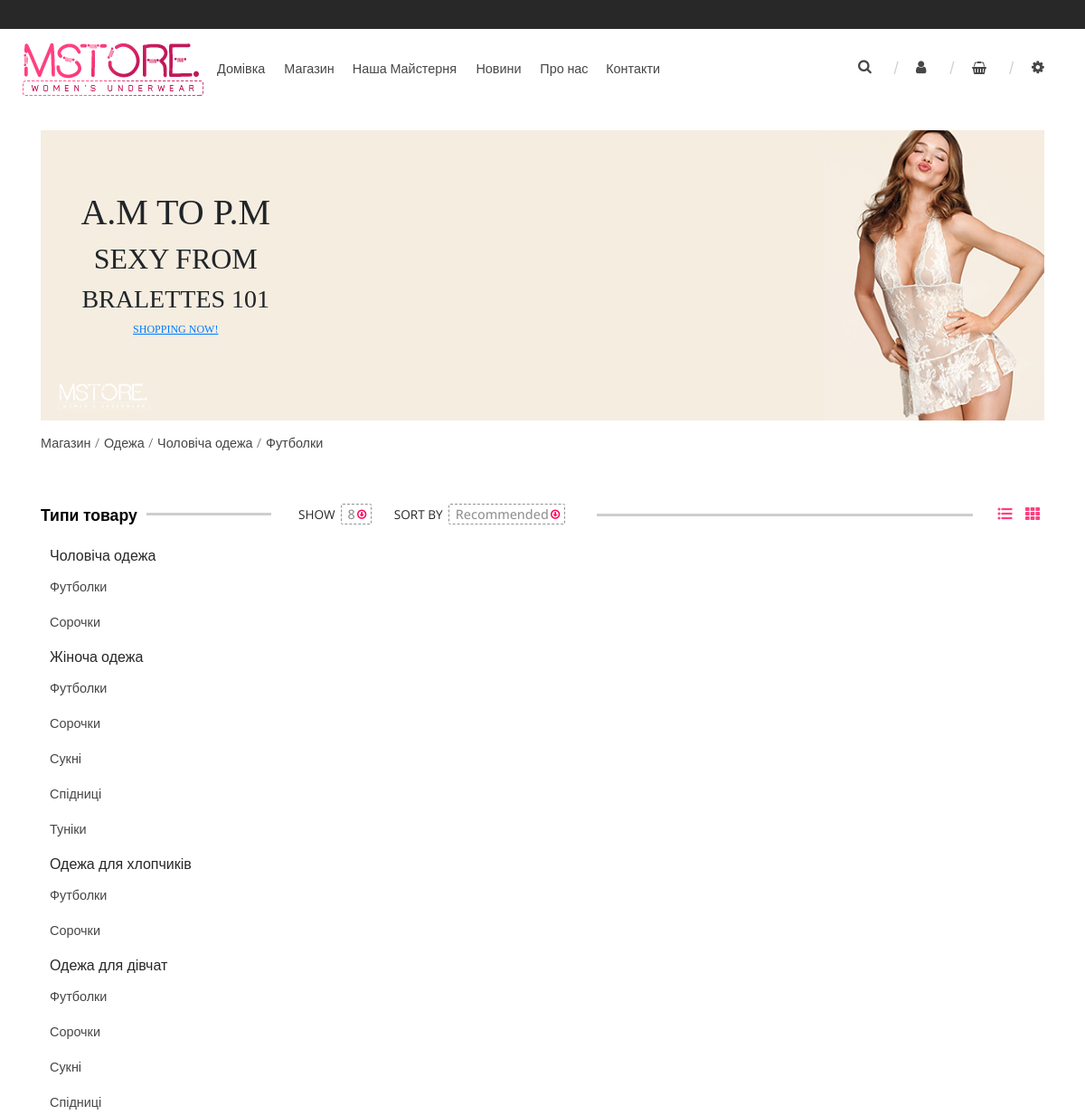
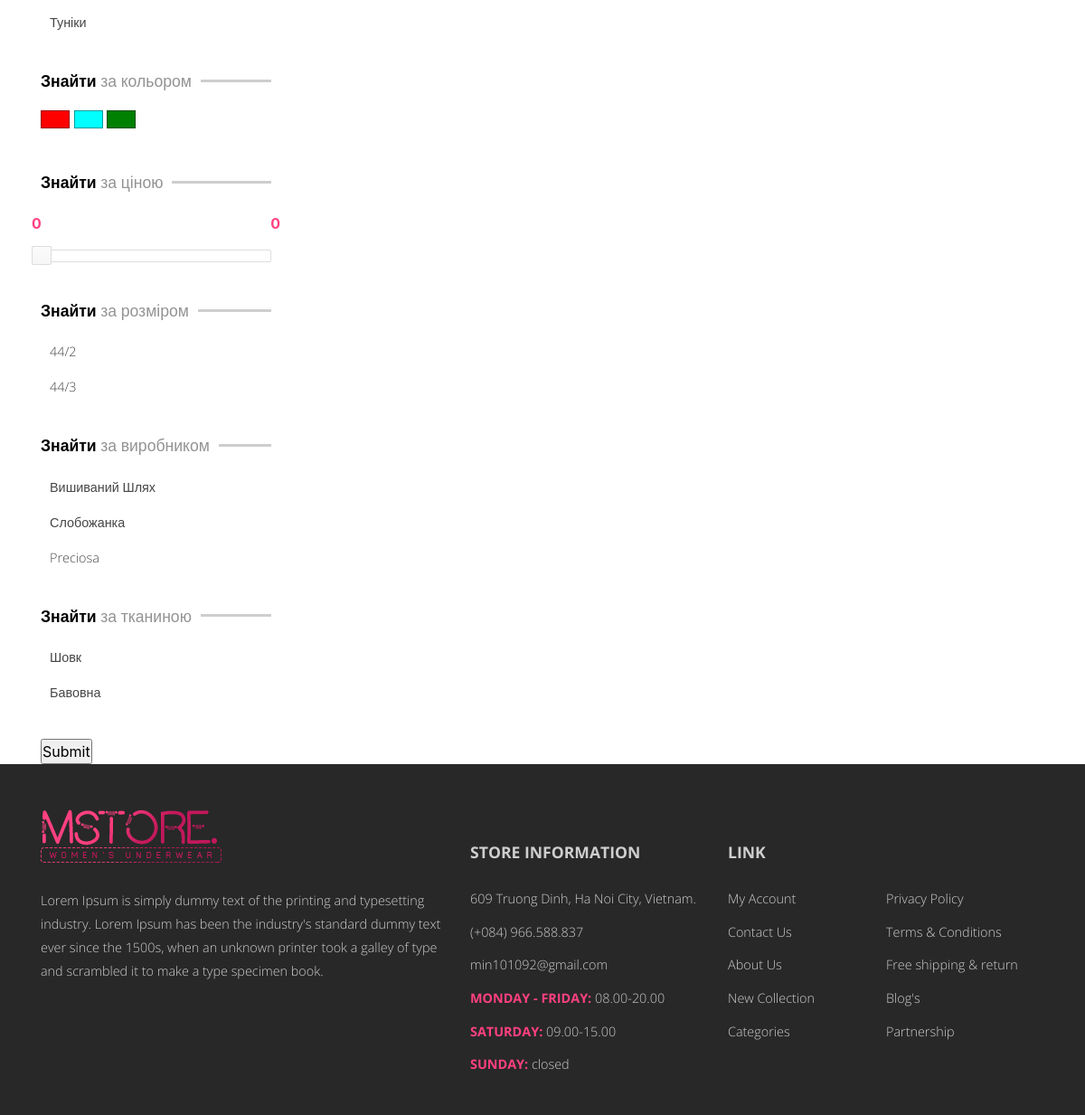
/shop/clothes/men_clothes/men_t_shirt, run on the app's committed database (2 pictures, top to bottom).
### product/models.py (models this page shows, shortened)
class Department(models.Model):
    name = models.CharField(default=None, max_length=100, verbose_name="назва відділу")
    code_name = models.CharField(default=None, max_length=100, verbose_name="програмна назва")
    notes = models.TextField(default=None, blank=True, max_length=2000, verbose_name="примітки")
    slug = models.SlugField(default=None, blank=True, null=True, max_length=30, verbose_name="URL в адресній стрічці броузера")
    class Meta:
        verbose_name = "відділ магазину"
        verbose_name_plural = "відділи магазину"
    def get_sections(self):
        return self.section_set.all()
    def get_absolute_url(self):
        return reverse('landing:department', kwargs={"department_slug": self.slug})

class Section(models.Model):
    name = models.CharField(default=None, max_length=100, verbose_name="назва")
    code_name = models.CharField(default=None, max_length=100, verbose_name="програмна назва")
    notes = models.TextField(default=None, blank=True, max_length=2000, verbose_name="примітки")
    department = models.ForeignKey(Department, on_delete=models.DO_NOTHING, default=None, verbose_name="відділ магазину")
    slug = models.SlugField(default=None, blank=True, null=True, max_length=30, verbose_name="URL в адресній стрічці броузера")
    image = models.ImageField(default=None, blank=True, null=True, verbose_name="зображення секції", upload_to=get_section_upload_path)
    class Meta:
        verbose_name = "секція відділу магазину"
        verbose_name_plural = "секції відділів магазину"
    def get_absolute_url(self):
        return reverse(
            'landing:section',
            kwargs={
                "department_slug": self.department.slug,
                "section_slug": self.slug
            }
        )
    def get_item_types(self):
        return self.itemtype_set.all()

class ItemType(models.Model):
    name = models.CharField(default=None, max_length=100, verbose_name="назва типу товару")
    name_plural = models.CharField(default=None, max_length=100, verbose_name="назва типу товару у множині")
    code_name = models.CharField(default=None, max_length=100, verbose_name="програмна назва")
    notes = models.TextField(default=None, blank=True, max_length=2000, verbose_name="примітки")
    section = models.ForeignKey(Section, on_delete=models.DO_NOTHING, default=None, verbose_name="секція магазину")
    slug = models.SlugField(default=None, blank=True, null=True, max_length=30, verbose_name="URL в адресній стрічці броузера")
    image = models.ImageField(default=None, blank=True, null=True, verbose_name="зображення секції", upload_to=get_item_upload_path)
    icon = models.ImageField(default=None, blank=True, null=True, verbose_name="іконка секції", upload_to=get_item_upload_path)
    class Meta:
        verbose_name = "тип товару"
        verbose_name_plural = "типи товарів"
    def get_absolute_url(self):
        return reverse(
            'landing:item_type',
            kwargs={
                "department_slug": self.section.department.slug,
                "section_slug": self.section.slug,
                "item_type_slug": self.slug
            }
        )
    def get_items(self):
        return self.item_set.all().order_by('created')
    def get_sidebar(self):
        department_obj = self.section.department
        related_sections = department_obj.get_sections()
        sections_and_item_types = {}
        for section in related_sections:
            for item_type in section.get_item_types():
                if section in sections_and_item_types:
                    sections_and_item_types[section].append(item_type)
                else:
                    sections_and_item_types[section] = [item_type]
        return sections_and_item_types

### properties/models.py (models this page shows, shortened)
class Size(models.Model):
    name = models.CharField(verbose_name="розмір", max_length=20)
    slug = models.SlugField(default=None, blank=True, null=True, max_length=30, verbose_name="URL в адресній стрічці броузера")
    class Meta:
        verbose_name = "розмір"
        verbose_name_plural = "розміри"
    def __str__(self):
        return self.name

class Brand(models.Model):
    name = models.CharField(verbose_name="виробник", max_length=30)
    description = models.TextField(verbose_name="опис", max_length=30000)
    slug = models.SlugField(default=None, blank=True, null=True, max_length=30, verbose_name="URL в адресній стрічці броузера")
    class Meta:
        verbose_name = "виробник"
        verbose_name_plural = "виробники"
    def __str__(self):
        return self.name

class Fabric(models.Model):
    name = models.CharField(verbose_name="назва", max_length=30)
    description = models.TextField(verbose_name="опис", max_length=30000)
    slug = models.SlugField(default=None, blank=True, null=True, max_length=30, verbose_name="URL в адресній стрічці броузера")
    class Meta:
        verbose_name = "тканина"
        verbose_name_plural = "тканини"
    def __str__(self):
        return self.name

### landing/views.py (the view)
# urls.py: path('shop/<slug:department_slug>/<slug:section_slug>/<slug:item_type_slug>', ViewByItemType.as_view(), name='item_type'),
class ViewByItemType(View):
    template_name = 'landing/catalogue_and_sidebar/item_type.html'
    def get_context_data(self, request, department_slug, section_slug, item_type_slug, *args, **kwargs):
        department_obj = get_object_or_404(Department, slug=department_slug)
        section_obj = get_object_or_404(Section, slug=section_slug)
        item_type_obj = get_object_or_404(ItemType, slug=item_type_slug)
        sidebar = item_type_obj.get_sidebar()
        items_list = item_type_obj.get_items()
        product_filter = ProductFilter(request.GET, queryset=items_list)
        form = product_filter.form
        min_price = items_list.aggregate(Min('price'))
        max_price = items_list.aggregate(Max('price'))
        try:
            min_price = int(min_price['price__min'])
            max_price = int(max_price['price__max'])
        except TypeError:
            min_price, max_price = 0, 0
        if 'price_min' in request.GET:
            current_min_price = request.GET.get('price_min')
        else:
            current_min_price = min_price
        if 'price_max' in request.GET:
            current_max_price = request.GET.get('price_max')
        else:
            current_max_price = max_price
        context = locals()
        return context
    def get(self, request, *args, **kwargs):
        context = self.get_context_data(request, *args, **kwargs)
        return render(request, self.template_name, context=context)

### orders/context_processors.py (called while the page is built)
def get_basket(request):
    session_key = request.session.session_key
    if not session_key:
        request.session.cycle_key()
    items = ProductInBasket.objects.filter(session_key=session_key)
    items_count = items.count
    basket_total_price = 0
    for i in items:
        basket_total_price += i.total_price
    context = {'get_basket': {'items': items, 'items_count': items_count, 'basket_total_price': basket_total_price}}
    return context

### templates/landing/catalogue_and_sidebar/item_type.html (shortened to what this page needs)
{% extends 'landing/catalogue_and_sidebar/catalogue_and_sidebar_skelet.html' %}
{% block catalogue_content %}
    <div class="header-wrapper">
        <div class="header">
            <div class="option show">
                <div class="name">SHOW</div>
                <div class="controlgroup show">
                </div>
            </div>
            <div class="option sort-by">
                <div class="name">SORT BY</div>
                <div class="controlgroup show">
                </div>
            </div>
        </div>
        <div class="line"></div>
        <div class="view-icons">
            <div class="icon">
                <a class="list-view" href="#"><i class="fas fa-list-ul"></i></a>
            </div>
            <div class="icon">
                <a class="grid-view" href="#"><i class="fas fa-th"></i></a>
            </div>
        </div>
    </div>
{% endblock %}

### templates/landing/catalogue_and_sidebar/catalogue_and_sidebar_skelet.html (shortened to what this page needs)
{% extends 'base.html' %}
{% block content %}
    {% load static %}
    {% include 'landing/shop__top_banner.html' %}
    <div class="row breadcrumbs">
        <div class="wrapper col-md-12">
            <div class="inner">
                {% block breadcrumbs %}
                    <a href="{% url 'landing:shop' %}">Магазин</a>
                    <a href="{{ department_obj.get_absolute_url }}">{{ department_obj.name }}</a>
                    <a href="{{ section_obj.get_absolute_url }}">{{ section_obj.name }}</a>
                    <a href="{{ item_type_obj.get_absolute_url }}">{{ item_type_obj.name_plural }}</a>
                {% endblock %}
            </div>
        </div>
    </div>
    <div class="row shop-catalogue">
        <div class="col-4 col-sm-3 sidebar">
            {% block sidebar %}
                <div class="attribute categories">
                    <div class="header-wrapper">
                        <div class="header">Типи товару</div>
                        <div class="line"></div>
                    </div>
                    {% for sec, it_types in sidebar.items %}
                        <a href="{{ sec.get_absolute_url }}" class="category-header">{{ sec.name | capfirst }}</a>
                        <ul>
                            {% for it_type in it_types %}
                                <li><a href="{{ it_type.get_absolute_url }}">{{ it_type.name_plural | capfirst }}</a></li>
                            {% endfor %}
                        </ul>
                    {% endfor %}
                </div>
                <form class="filters" action="">
                    <div class="attribute color">
                        <div class="header-wrapper">
                            <div class="header"><span class="bold">Знайти </span><span class="thin">за кольором</span></div>
                            <div class="line"></div>
                        </div>
                        <div class="color red">
                            <a href="#" class="color-inner"></a>
                        </div>
                        <div class="color blue">
                            <a href="#" class="color-inner"></a>
                        </div>
                        <div class="color green">
                            <a href="#" class="color-inner"></a>
                        </div>
                    </div>
                    <div class="attribute price-range">
                        <div class="header-wrapper">
                            <div class="header"><span class="bold">Знайти </span><span class="thin">за ціною</span></div>
                            <div class="line"></div>
                        </div>
                        <div class="slider">
                            <p>
                                {{ form.price }}
                            </p>
                            <div id="slider-price-range"></div>
                        </div>
                    </div>
                    <div class="attribute size-range">
                        <div class="header-wrapper">
                            <div class="header"><span class="bold">Знайти </span><span class="thin">за розміром</span></div>
                            <div class="line"></div>
                        </div>
                        <div class="select-wrapper">
                            {{ form.size }}
                        </div>
                    </div>
                    <div class="attribute brands">
                        <div class="header-wrapper">
                            <div class="header"><span class="bold">Знайти </span><span class="thin">за виробником</span></div>
                            <div class="line"></div>
                        </div>
                        <div class="select-wrapper">
                            {{ form.brand }}
                        </div>
                    </div>
                    <div class="attribute fabric">
                        <div class="header-wrapper">
                            <div class="header"><span class="bold">Знайти </span><span class="thin">за тканиною</span></div>
                            <div class="line"></div>
                        </div>
                        <div class="select-wrapper">
                            {{ form.fabric }}
                        </div>
                    </div>
                    <input type="submit" />
                </form>
            {% endblock %}
        </div>
        <div class="col-8 col-sm-9 content">
            {% block catalogue_content %}
            {% endblock %}
        </div>
    </div>
{% endblock %}

### data on the page
Department: name "Одежа"
Section: name "Чоловіча одежа"
ItemType: name_plural "Футболки"
ItemType: name_plural "Сорочки"
Section: name "Жіноча одежа"
ItemType: name_plural "Футболки"
ItemType: name_plural "Сорочки"
ItemType: name_plural "Сукні"
ItemType: name_plural "Спідниці"
ItemType: name_plural "Туніки"
Section: name "Одежа для хлопчиків"
ItemType: name_plural "Футболки"
ItemType: name_plural "Сорочки"
Section: name "Одежа для дівчат"
ItemType: name_plural "Футболки"
ItemType: name_plural "Сорочки"
ItemType: name_plural "Сукні"
ItemType: name_plural "Спідниці"
ItemType: name_plural "Туніки"
Size: size "44/2 44/3"
Brand: brand "Вишиваний Шлях Слобожанка Preciosa"
Fabric: fabric "Шовк Бавовна"
